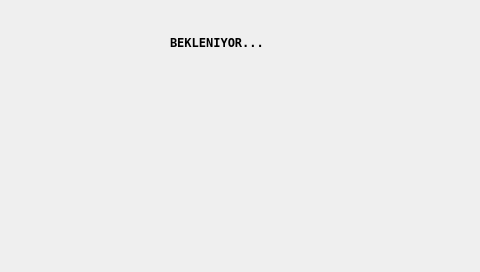
<?xml version="1.0" encoding="UTF-8"?>
<ui version="4.0">
 <class>goruntu</class>
 <widget class="QWidget" name="goruntu">
  <property name="geometry">
   <rect>
    <x>0</x>
    <y>0</y>
    <width>480</width>
    <height>272</height>
   </rect>
  </property>
  <property name="windowTitle">
   <string>Form</string>
  </property>
  <widget class="QLabel" name="l_camera">
   <property name="geometry">
    <rect>
     <x>160</x>
     <y>70</y>
     <width>161</width>
     <height>161</height>
    </rect>
   </property>
   <property name="pixmap">
    <pixmap resource="images.qrc">:/Images/telecamera.png</pixmap>
   </property>
   <property name="alignment">
    <set>Qt::AlignCenter</set>
   </property>
  </widget>
  <widget class="QLabel" name="l_scritta">
   <property name="geometry">
    <rect>
     <x>170</x>
     <y>30</y>
     <width>140</width>
     <height>25</height>
    </rect>
   </property>
   <property name="font">
    <font>
     <family>DejaVu Sans Mono</family>
     <weight>75</weight>
     <bold>true</bold>
    </font>
   </property>
   <property name="styleSheet">
    <string notr="true">color: black;</string>
   </property>
   <property name="text">
    <string>BEKLENIYOR...</string>
   </property>
  </widget>
 </widget>
 <resources>
  <include location="images.qrc"/>
 </resources>
 <connections/>
</ui>
